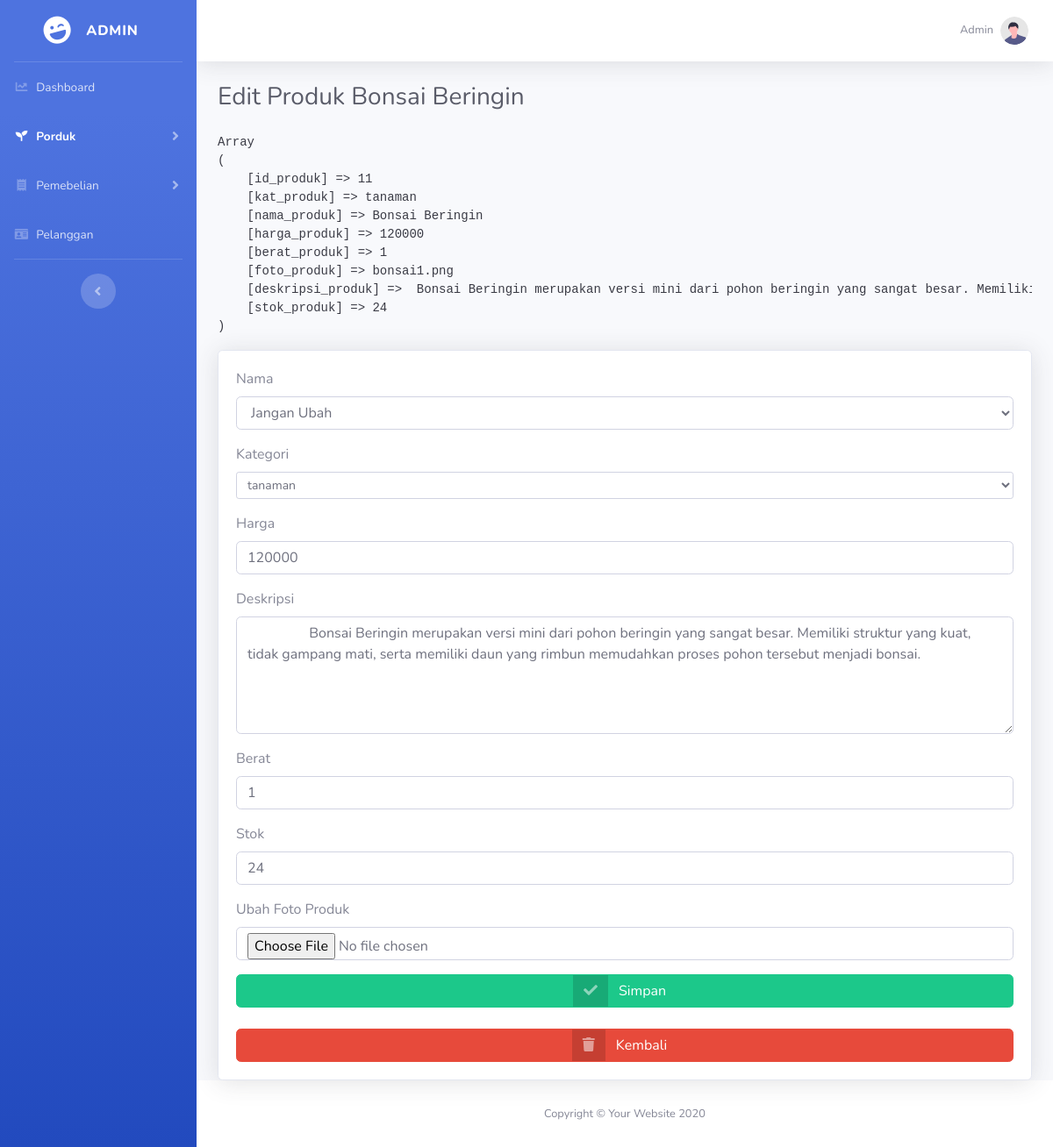
Page /admin/editproduk.php?id=11 on the committed database.
### tables this page shows
CREATE TABLE `produk` (
  `id_produk` int(5) NOT NULL,
  `kat_produk` varchar(20) NOT NULL,
  `nama_produk` varchar(100) NOT NULL,
  `harga_produk` int(11) NOT NULL,
  `berat_produk` int(4) NOT NULL,
  `foto_produk` varchar(100) NOT NULL,
  `deskripsi_produk` text NOT NULL,
  `stok_produk` int(5) NOT NULL
);

CREATE TABLE `kategori` (
  `id_kategori` int(5) NOT NULL,
  `kategori` varchar(15) NOT NULL
);

### admin/editproduk.php (the view, shortened to what this page needs)
<?php include '../koneksi1.php';?>
<!DOCTYPE html>
<html lang="en">
<head>
</head>
<body id="page-top">
<?php
$ambil=$koneksi1->query("SELECT * FROM produk WHERE id_produk='$_GET[id]'");
$pecah=$ambil->fetch_assoc();
$dat_kategori = array();
$kat = $koneksi1->query("SELECT * FROM kategori");
while ($kat_prod = $kat->fetch_assoc())
{
    $dat_kategori[] = $kat_prod;
}
?>
    <div id="wrapper">
    <?php include('sidebar/sidebar_produk.php');?>
        <div id="content-wrapper" class="d-flex flex-column">
        <?php include('topbar.php');?>
            <div id="content">
<div class="container-fluid">
<div class="d-sm-flex align-items-center justify-content-between mb-4">
    <h1 class="h3 mb-0 text-gray-800">Edit Produk <?php echo $pecah['nama_produk']; ?></h1>
</div>
<?php
echo "<pre>";
print_r($pecah);
echo "</pre>";
?>
    <div class="card shadow">
    <div class="card-body">
        <form method="post" enctype="multipart/form-data">
            <div class="form-group">
                <label>Nama</label>
                <select type="text" class="form-control" name="nama">
                            <option value="<?php echo $pecah['nama_produk'];?>">
                                Jangan Ubah
                            </option>
                </select>
            </div>
            <div class="form-group">
                <label>Kategori</label>
                <select class="form-control form-control-sm" name="kategori" >
                        <?php foreach($dat_kategori as $key => $value):?>
                    <option value="<?= $value['kategori'];?>" <?php if ($pecah["kat_produk"]==$value["kategori"]){ echo "selected"; }?>>
                        <?= $value['kategori'];?>
                    </option>
                    <?php endforeach ?>
                </select>
            </div>
            <div class="form-group">
                <label>Harga</label>
                <input type="number" class="form-control" name="harga" value="<?= $pecah['harga_produk'];?>">
            </div>
            <div class="form-group">
                <label>Deskripsi</label>
                <textarea class="form-control" name="deskripsi" rows="5">
                <?=$pecah['deskripsi_produk'];?>
                </textarea>
            </div>
            <div class="form-group">
                <label>Berat</label>
                <input type="number" class="form-control" name="berat" value="<?= $pecah['berat_produk'];?>">
            </div>
            <div class="form-group">
                <label>Stok</label>
                <input type="number" class="form-control" name="stok_produk" value="<?= $pecah['stok_produk'];?>">
            </div>
            <div class="form-group">
                <label>Ubah Foto Produk</label>
                <input type="file" class="form-control" name="foto" value="<?= $pecah['foto_produk'];?>">
            </div>
            <button class="btn btn-success btn-icon-split btn-block" name="ubah">
            <span class="icon text-white-50">
                <i class="fas fa-check"></i>
            </span>
            <span class="text">Simpan</span>
            </button> <br> <br>
            <a href="produk.php" class="btn btn-danger btn-icon-split btn-block">
                <span class="icon text-white-50">
                    <i class="fas fa-trash"></i>
                </span>
                <span class="text">Kembali</span>
           </a>
        </form>
    </div>
</div>
</div>
    <?php include('footer.php');?>
</div>
    </div>
</body>
</html>

### rows in the picture
produk: nama_produk "Bonsai Beringin", kategori "tanaman", harga "120000", deskripsi "Bonsai Beringin merupakan versi mini dari pohon beringin yang sangat besar. Memiliki struktur yang kuat, tidak gampang mati, serta memiliki daun yang rimbun memudahkan proses pohon tersebut menjadi bonsai.", berat "1", stok_produk "24"
